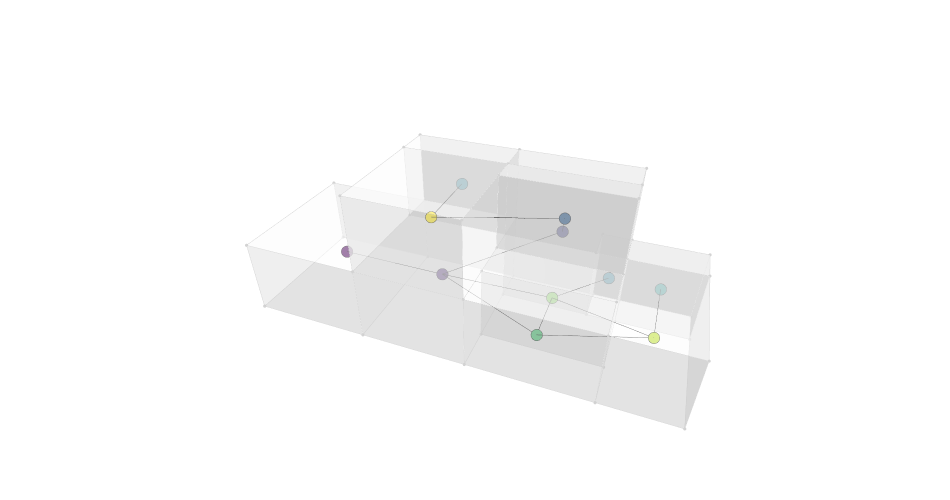

Notebook cell for this chart:
### Code cell
g = Graph.ByTopology(house, direct=False, directApertures=True)
graph_data = Plotly.DataByGraph(g, vertexSize=4, vertexGroupKey="label", vertexLabelKey="title", vertexGroups=[0,1,2,3,4,5,6,7,8,9])
bldg_data = Plotly.DataByTopology(house, faceOpacity=0.5, edgeColor="lightgrey", vertexColor="lightgrey")
# bldg_data = []
# graph_data = []
fig = Plotly.FigureByData(graph_data+bldg_data)
Plotly.Show(fig, renderer='jupyterlab')

### Figure 1 — Plotly figure (JSON) as saved in the notebook; plotly's stock layout.template omitted (floating-point values rounded to 4 significant figures; data arrays with more than 128 entries replaced by an {"elided": "..."} marker saying what was removed)
{"data": [{"hoverinfo": "text", "legendgroup": "4", "legendrank": 4, "marker": {"color": [5, 4, 4, 0, 2, 3, 9, 10, 7, 1, 8], "colorscale": [[0, "#440154"], [0.1111, "#482878"], [0.2222, "#3e4989"], [0.3333, "#31688e"], [0.4444, "#26828e"], [0.5556, "#1f9e89"], [0.6667, "#35b779"], [0.7778, "#6ece58"], [0.8889, "#b5de2b"], [1, "#fde725"]], "line": {"color": "black", "width": 0.5}, "size": 4, "symbol": "circle"}, "mode": "markers", "name": "Graph Vertices", "showlegend": false, "text": ["Service (5)", "WC 1 (4)", "WC 3 (4)", "Parking (0)", "Stairs (2)", "Corridor 2 (3)", "Backyard (9)", "Bedroom 1 (10)", "Kitchen (7)", "Living Room (1)", "Dining Room (8)"], "type": "scatter3d", "x": [0.75, 0.75, 0.75, 3.05, 0.75, 2.05, 3.8, 3.8, 5.2, 3.05, 2.9], "y": [16, 13.9, 7.25, 2.5, 11.74, 12, 16, 7.25, 12, 7.25, 12], "z": [1.6, 1.6, 4.8, 1.6, 3.418, 4.8, 1.6, 4.8, 1.6, 1.6, 1.6]}, {"hoverinfo": "text", "legendgroup": "5", "legendrank": 5, "line": {"color": "black", "width": 1}, "mode": "lines", "name": "Graph Edges", "showlegend": false, "text": "", "type": "scatter3d", "x": [3.8, 0.75, null, 2.9, 0.75, null, 3.8, 0.75, null, 3.05, 3.05, null, 0.75, 2.05, null, 3.05, 0.75, null, 3.8, 2.05, null, 5.2, 3.8, null, 2.9, 3.8, null, 2.9, 5.2, null, 3.05, 5.2, null, 3.05, 2.9, null], "y": [16, 16, null, 12, 13.9, null, 7.25, 7.25, null, 2.5, 7.25, null, 11.74, 12, null, 7.25, 11.74, null, 7.25, 12, null, 12, 16, null, 12, 16, null, 12, 12, null, 7.25, 12, null, 7.25, 12, null], "z": [1.6, 1.6, null, 1.6, 1.6, null, 4.8, 4.8, null, 1.6, 1.6, null, 3.418, 4.8, null, 1.6, 3.418, null, 4.8, 4.8, null, 1.6, 1.6, null, 1.6, 1.6, null, 1.6, 1.6, null, 1.6, 1.6, null, 1.6, 1.6, null]}, {"hoverinfo": "text", "hovertext": "", "legendgroup": "1", "legendrank": 1, "marker": {"color": "lightgrey", "size": 1.1}, "mode": "markers", "name": "Topology Vertices", "showlegend": false, "text": "", "type": "scatter3d", "x": [0, 6.1, 6.1, 0, 0, 6.1, 1.5, 6.1, 0, 0, 1.5, 4.3, 6.1, 1.5, 0, 4.3, 2.6, 6.1, 0, 1.5, 0, 0, 0, 0, 1.5, 1.5, 1.5, 1.5, 1.5, 4.3, 4.3, 2.6, 6.1, 6.1, 2.6, 6.1, 6.1, 1.5, 0, 0, 2.6, 1.5, 6.1, 1.5, 6.1, 0, 0], "y": [5, 5, 0, 0, 5, 5, 5, 0, 0, 9.5, 9.5, 9.5, 9.5, 9.5, 9.5, 9.5, 9.5, 9.5, 13.3, 13.3, 13.3, 14.5, 14.5, 9.5, 13.3, 14.5, 14.5, 9.5, 14.5, 14.5, 14.5, 14.5, 14.5, 14.5, 9.5, 9.5, 5, 5, 5, 14.5, 14.5, 17.5, 17.5, 17.5, 17.5, 17.5, 17.5], "z": [0, 0, 0, 0, 3.2, 3.2, 3.2, 3.2, 3.2, 0, 0, 0, 0, 3.2, 3.2, 3.2, 3.2, 3.2, 0, 0, 3.2, 3.2, 6.4, 6.4, 3.2, 3.2, 6.4, 6.4, 0, 0, 3.2, 3.2, 0, 3.2, 6.4, 6.4, 6.4, 6.4, 6.4, 0, 6.4, 0, 0, 3.2, 3.2, 0, 3.2]}, {"hoverinfo": "text", "legendgroup": "2", "legendrank": 2, "line": {"color": "lightgrey", "width": 1}, "marker": {"size": 0}, "mode": "lines", "name": "Topology Edges", "showlegend": false, "text": "", "type": "scatter3d", "x": {"elided": "276 float values"}, "y": {"elided": "276 float values"}, "z": {"elided": "276 float values"}}, {"cmax": 1, "cmin": 0, "color": "#FAFAFA", "colorscale": [[0, "#440154"], [0.1111, "#482878"], [0.2222, "#3e4989"], [0.3333, "#31688e"], [0.4444, "#26828e"], [0.5556, "#1f9e89"], [0.6667, "#35b779"], [0.7778, "#6ece58"], [0.8889, "#b5de2b"], [1, "#fde725"]], "flatshading": true, "hoverinfo": "text", "hovertext": "", "i": {"elided": "133 int values"}, "j": {"elided": "133 int values"}, "k": {"elided": "133 int values"}, "legendgroup": "3", "legendrank": 3, "lighting": {"facenormalsepsilon": 0}, "name": "Topology Faces", "opacity": 0.5, "showlegend": false, "showscale": false, "text": "", "type": "mesh3d", "x": [0, 6.1, 6.1, 0, 1.5, 0, 6.1, 6.1, 0, 4.3, 6.1, 1.5, 0, 1.5, 0, 2.6, 4.3, 6.1, 0, 1.5, 0, 0, 0, 0, 1.5, 1.5, 1.5, 1.5, 4.3, 1.5, 2.6, 4.3, 6.1, 6.1, 2.6, 6.1, 6.1, 1.5, 0, 0, 2.6, 6.1, 1.5, 1.5, 6.1, 0, 0], "y": [5, 5, 0, 0, 5, 5, 5, 0, 0, 9.5, 9.5, 9.5, 9.5, 9.5, 9.5, 9.5, 9.5, 9.5, 13.3, 13.3, 13.3, 14.5, 14.5, 9.5, 13.3, 14.5, 14.5, 9.5, 14.5, 14.5, 14.5, 14.5, 14.5, 14.5, 9.5, 9.5, 5, 5, 5, 14.5, 14.5, 17.5, 17.5, 17.5, 17.5, 17.5, 17.5], "z": [0, 0, 0, 0, 3.2, 3.2, 3.2, 3.2, 3.2, 0, 0, 0, 0, 3.2, 3.2, 3.2, 3.2, 3.2, 0, 0, 3.2, 6.4, 3.2, 6.4, 3.2, 3.2, 6.4, 6.4, 0, 0, 3.2, 3.2, 0, 3.2, 6.4, 6.4, 6.4, 6.4, 6.4, 0, 6.4, 0, 0, 3.2, 3.2, 0, 3.2]}], "layout": {"autosize": true, "height": 500, "margin": {"b": 40, "l": 40, "r": 40, "t": 40}, "paper_bgcolor": "rgba(0, 0, 0, 0)", "plot_bgcolor": "rgba(0, 0, 0, 0)", "scene": {"aspectmode": "data", "aspectratio": {"x": 0.6926, "y": 1.987, "z": 0.7267}, "camera": {"center": {"x": 0, "y": 0, "z": 0}, "eye": {"x": 1.678, "y": 0.6564, "z": 1.2}, "projection": {"type": "perspective"}, "up": {"x": 0, "y": 0, "z": 1}}, "xaxis": {"type": "linear", "visible": false}, "yaxis": {"type": "linear", "visible": false}, "zaxis": {"type": "linear", "visible": false}}, "showlegend": true, "width": 950, "xaxis": {"showgrid": false, "visible": false, "zeroline": false}, "yaxis": {"showgrid": false, "visible": false, "zeroline": false}}}
